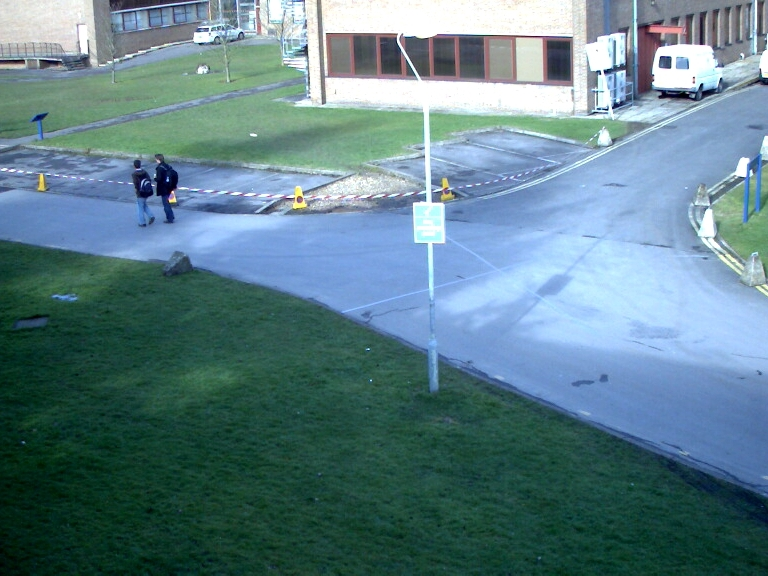
#> input picture 00000001.jpg, 768 x 576 px, found by its file name
$ jupyter execute --allow-errors 'Projeto 2-2 - Elisa.ipynb'   (shell and % lines are left out)   (older library calls are emulated)
#> lines starting #> are read from the running program, lines starting #| are printed output that depends on the picture
## Elisa Malzoni

___
## Projeto 2-2: Contagem de Pessoas

[cell 1]

import cv2
import numpy as np
import matplotlib.pyplot as plt
import math
import time
import pickle
from tqdm import tqdm
# from PIL import Image

## Definição da classe codeword

[cell 2]
class Codeword():
    def __init__(self, v, aux):
        self.v = v
        self.aux = aux

## Definição das funções de distorção de cor e brilho

[cell 3]
# [21 lines left out: functions colordist, brightness, not called in this run]

## Lista das imagens para o treinamento

[cell 4]
list_img = ["./Time_13-06/00000036.jpg","./Time_13-06/00000050.jpg",
            "./Time_13-06/00000052.jpg","./Time_13-06/00000060.jpg","./Time_13-06/00000070.jpg",
            "./Time_13-06/00000081.jpg","./Time_13-06/00000093.jpg","./Time_13-06/00000115.jpg",
            "./Time_13-06/00000121.jpg","./Time_13-06/00000140.jpg","./Time_13-06/00000154.jpg",
            "./Time_13-06/00000180.jpg","./Time_13-06/00000190.jpg","./Time_13-06/00000211.jpg",
            "./Time_13-06/00000223.jpg","./Time_13-06/00000240.jpg","./Time_13-06/00000269.jpg",
            "./Time_13-06/00000291.jpg","./Time_13-06/00000300.jpg","./Time_13-06/00000326.jpg",
            "./Time_13-06/00000421.jpg","./Time_13-06/00000425.jpg","./Time_13-06/00000445.jpg",
            "./Time_13-19/00000001.jpg","./Time_13-19/00000082.jpg","./Time_13-19/00000301.jpg",
            "./Time_13-19/00000448.jpg","./Time_13-38/00000031.jpg","./Time_13-38/00000074.jpg",
            "./Time_13-38/00000080.jpg","./Time_13-38/00000088.jpg","./Time_13-38/00000099.jpg",
            "./Time_13-38/00000110.jpg","./Time_13-38/00000130.jpg","./Time_13-38/00000147.jpg",
            "./Time_13-38/00000162.jpg","./Time_13-38/00000178.jpg","./Time_13-38/00000183.jpg",
            "./Time_13-38/00000204.jpg","./Time_13-38/00000222.jpg","./Time_13-38/00000265.jpg",
            "./Time_13-38/00000300.jpg","./Time_13-38/00000320.jpg","./Time_13-38/00000343.jpg",
            "./Time_13-38/00000381.jpg","./Time_13-38/00000400.jpg","./Time_13-38/00000410.jpg",
            "./Time_13-38/00000433.jpg","./Time_13-38/00000450.jpg","./Time_13-38/00000453.jpg"]
N = len(list_img)
img = cv2.imread(list_img[0])

## Criação do conjunto de codebooks e atualizações

[cell 5]
# cria lista de codebooks vazia
C =[]
#> (the rest of this cell did not finish here and is left out)

## Filtro temporal

``` python
Tm = N/2

M =[]
for i in range(img.shape[0]):
    M.append([])
    for j in range (img.shape[1]):
        M[i].append([])

for linha in range(img.shape[0]):
    for coluna in range(img.shape[1]):
        for cw in C[linha][coluna]:
            if cw.aux[3] <= Tm:
                M[linha][coluna].append(cw)


outfile = open('codebook.p', 'wb')
pickle.dump(M, outfile)
outfile.close()

```

## Lê codebooks do arquivo

#> (a cell that did not finish here is left out)

## Função que determina background

[cell 7]
# [21 lines left out: function BGS, not called in this run]

## Teste de detecção com imagem do dataset de backgroud com duas pessoas

[cell 8]
test1 = cv2.imread("./Time_13-06/00000001.jpg")
#> test1 is the input picture: shape (576, 768, 3); mean B, G, R 136.7, 128, 95.2

test = cv2.cvtColor(test1, cv2.COLOR_RGB2BGR)
plt.imshow(test);

[cell 9]
new = np.zeros((test.shape[0],test.shape[1]))

E2 = 13

#> (the rest of this cell did not finish here and is left out)

[cell 10]
plt.imshow(new, cmap = 'gray');
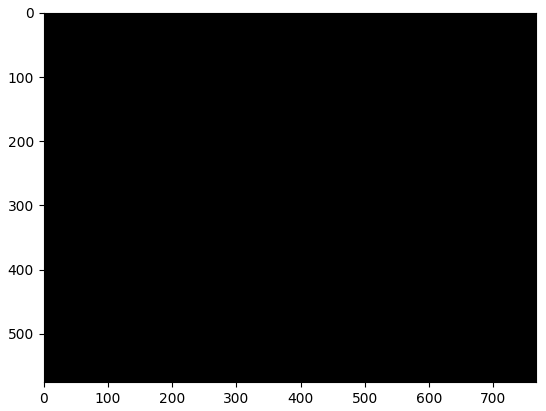
#> figure drawn by matplotlib, 1 panel

[cell 11]
#erodir e dilatar pra tirar ruidos

kernel = np.ones((15,5),np.uint8)
# print(kernel)

opening = cv2.morphologyEx(new, cv2.MORPH_OPEN, kernel)
#> new: shape (576, 768) float64; every value is 0
cv2.imwrite("pessoas.jpg", opening)
plt.imshow(opening, cmap="gray");

[cell 12]
imgray = cv2.imread("pessoas.jpg", cv2.IMREAD_GRAYSCALE)
ret,thresh = cv2.threshold(imgray,127,255,0)
_, contours, _ = cv2.findContours(thresh,cv2.RETR_TREE,cv2.CHAIN_APPROX_NONE)
#> contours = []

pessoas = 0
for c in contours:
    area = cv2.contourArea(c)
    if area > 100:
        cv2.drawContours(test, contours, -1, (0,255,0), 3)
        pessoas += 1
#> this loop made 0 passes
#> after the loop, pessoas = 0

print("numero de pessoas: ", pessoas)
#| numero de pessoas:  0
plt.imshow(test);

## Teste de detecção com imagem do dataset S1_L1 com multidão

[cell 13]
test2 = cv2.imread("./View_001/frame_0195.jpg")

#> (the rest of this cell did not finish here and is left out)

#> (a cell that did not finish here is left out)

#> (a cell that did not finish here is left out)

[cell 16]
#erodir e dilatar pra tirar ruidos
kernel = np.ones((15,5),np.uint8)

#> (the rest of this cell did not finish here and is left out)

[cell 17]
imgray = cv2.imread("pessoas2.jpg", cv2.IMREAD_GRAYSCALE)
ret,thresh = cv2.threshold(imgray,127,255,0)
_, contours, _ = cv2.findContours(thresh,cv2.RETR_TREE,cv2.CHAIN_APPROX_NONE)

pessoas = 0
for c in contours:
    area = cv2.contourArea(c)
    if area > 100:
        cv2.drawContours(test2, contours, -1, (0,255,0), 3)
        pessoas += 1
#> after the loop, pessoas = 0

print("numero de pessoas: ", pessoas)
#| numero de pessoas:  0
#> (the rest of this cell did not finish here and is left out)
